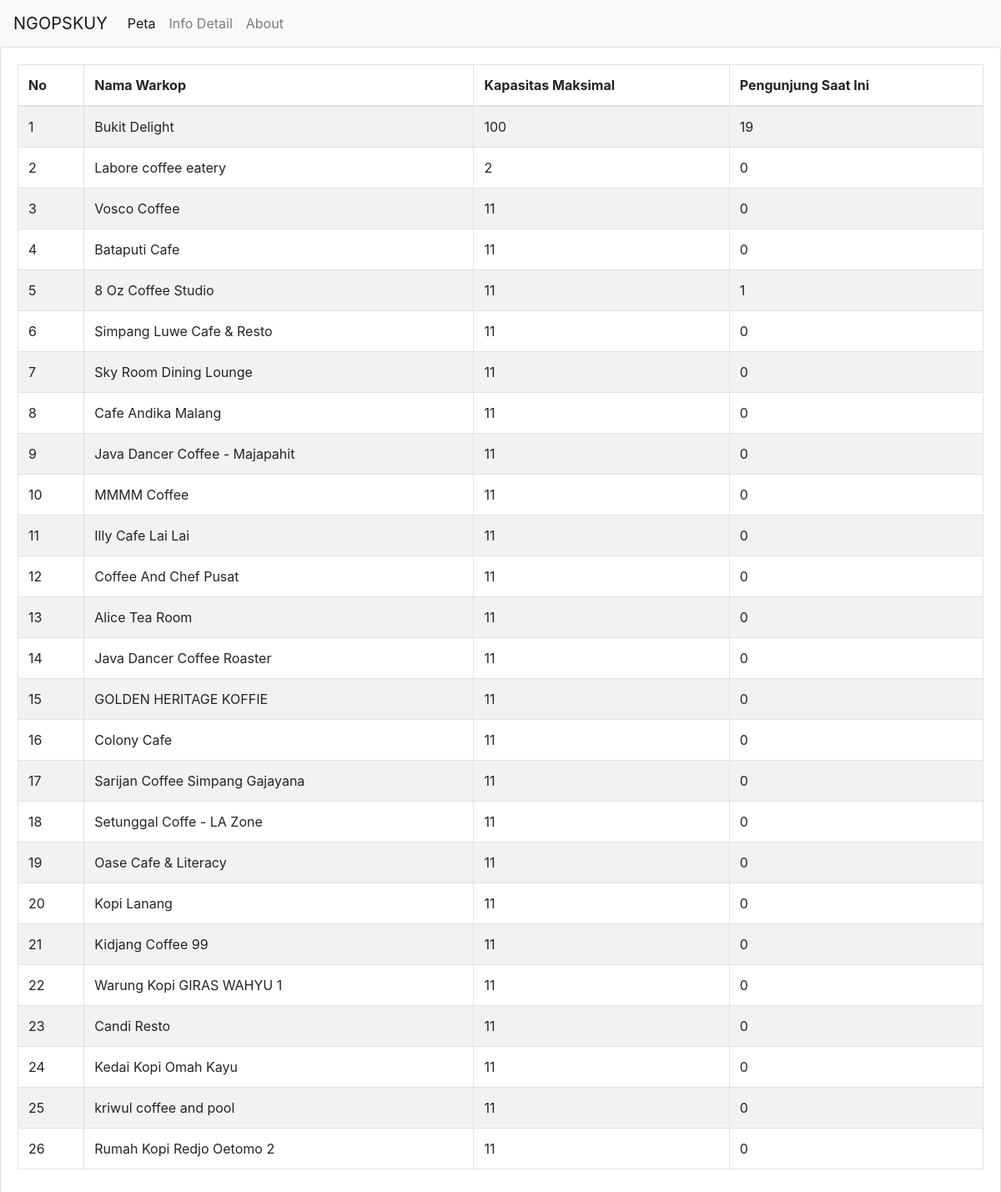
The page /user/info.php on the database its author committed.
### tables this page shows
CREATE TABLE `data_location` (
  `id` int(11) NOT NULL,
  `nama` varchar(255) NOT NULL,
  `max_cap` int(100) NOT NULL,
  `curr_cap` int(100) NOT NULL DEFAULT '0',
  `lat` float(10,6) NOT NULL,
  `lon` float(10,6) NOT NULL,
  `last_update` datetime NOT NULL DEFAULT CURRENT_TIMESTAMP
);

### user/info.php (the view, shortened to what this page needs)
<!doctype html>
<html lang="en">
  <head>
    <link rel="stylesheet" href="https://stackpath.bootstrapcdn.com/bootstrap/4.4.1/css/bootstrap.min.css">
  </head>
  <body>
    <nav class="navbar navbar-expand-lg navbar-light bg-light">
      <a class="navbar-brand" href="#">NGOPSKUY</a>
      <div class="collapse navbar-collapse" id="navbarNav">
        <ul class="navbar-nav">
          <li class="nav-item active">
            <a class="nav-link" href="user.php">Peta<span class="sr-only">(current)</span></a>
          </li>
          <li class="nav-item">
            <a class="nav-link" href="info.php">Info Detail</a>
          </li>
          <li class="nav-item">
            <a class="nav-link" href="about.php">About</a>
          </li>
        </ul>
      </div>
    </nav>
    <div class="main-card mb-3 card">
      <div class="card-body">
        <table style="width: 100%;" id="example" class="table table-hover table-striped table-bordered">
          <thead>
            <tr>
              <th>No</th>
              <th>Nama Warkop</th>
              <th>Kapasitas Maksimal</th>
              <th>Pengunjung Saat Ini</th>
            </tr>
          </thead>
          <tbody>
            <?php
            include 'koneksi.php';
            $sql = "SELECT * FROM data_location";
            $hasil = $koneksi->query($sql);
            $nomor = 1;
            while ($warkop = $hasil->fetch_assoc()) { ?>
              <tr>
                <td><?= $nomor++ ?></td>
                <td><?= $warkop['nama'] ?></td>
                <td><?= $warkop['max_cap'] ?></td>
                <td><?= $warkop['curr_cap'] ?></td>
              </tr>
            <?php } ?>
          </tbody>
        </table>
      </div>
    </div>
  </body>
</html>

### rows shown on the page
data_location: nama "Bukit Delight", max_cap "100", curr_cap "19"
data_location: nama "Labore coffee eatery", max_cap "2", curr_cap "0"
data_location: nama "Vosco Coffee", max_cap "11", curr_cap "0"
data_location: nama "Bataputi Cafe", max_cap "11", curr_cap "0"
data_location: nama "8 Oz Coffee Studio", max_cap "11", curr_cap "1"
data_location: nama "Simpang Luwe Cafe & Resto", max_cap "11", curr_cap "0"
data_location: nama "Sky Room Dining Lounge", max_cap "11", curr_cap "0"
data_location: nama "Cafe Andika Malang", max_cap "11", curr_cap "0"
data_location: nama "Java Dancer Coffee - Majapahit", max_cap "11", curr_cap "0"
data_location: nama "MMMM Coffee", max_cap "11", curr_cap "0"
data_location: nama "Illy Cafe Lai Lai", max_cap "11", curr_cap "0"
data_location: nama "Coffee And Chef Pusat", max_cap "11", curr_cap "0"
data_location: nama "Alice Tea Room", max_cap "11", curr_cap "0"
data_location: nama "Java Dancer Coffee Roaster", max_cap "11", curr_cap "0"
data_location: nama "GOLDEN HERITAGE KOFFIE", max_cap "11", curr_cap "0"
data_location: nama "Colony Cafe", max_cap "11", curr_cap "0"
data_location: nama "Sarijan Coffee Simpang Gajayana", max_cap "11", curr_cap "0"
data_location: nama "Setunggal Coffe - LA Zone", max_cap "11", curr_cap "0"
data_location: nama "Oase Cafe & Literacy", max_cap "11", curr_cap "0"
data_location: nama "Kopi Lanang", max_cap "11", curr_cap "0"
data_location: nama "Kidjang Coffee 99", max_cap "11", curr_cap "0"
data_location: nama "Warung Kopi GIRAS WAHYU 1", max_cap "11", curr_cap "0"
data_location: nama "Candi Resto", max_cap "11", curr_cap "0"
data_location: nama "Kedai Kopi Omah Kayu", max_cap "11", curr_cap "0"
data_location: nama "kriwul coffee and pool", max_cap "11", curr_cap "0"
data_location: nama "Rumah Kopi Redjo Oetomo 2", max_cap "11", curr_cap "0"
